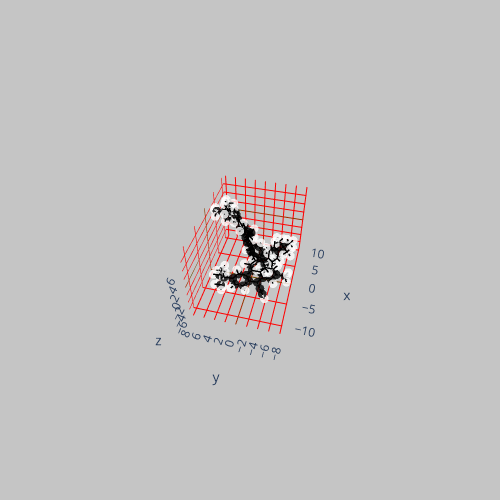

The cell this chart's notebook holds for it:
### Code cell
new_0 = new_0.align_to_plane(['C37','C21','C24'])
print(list_names[0])
new_0.show()

### Figure 1 — Plotly figure (JSON) as saved in the notebook; plotly's stock layout.template omitted (floating-point values rounded to 4 significant figures; data arrays with more than 128 entries replaced by an {"elided": "..."} marker saying what was removed)
{"data": [{"hoverinfo": "text", "marker": {"color": {"elided": "136 str values"}, "colorscale": [[0, "#440154"], [0.1111, "#482878"], [0.2222, "#3e4989"], [0.3333, "#31688e"], [0.4444, "#26828e"], [0.5556, "#1f9e89"], [0.6667, "#35b779"], [0.7778, "#6ece58"], [0.8889, "#b5de2b"], [1, "#fde725"]], "opacity": 0.8, "size": 3}, "mode": "markers", "text": {"elided": "136 str values"}, "type": "scatter3d", "x": {"elided": "136 float values"}, "y": {"elided": "136 float values"}, "z": {"elided": "136 float values"}}, {"line": {"color": "black", "width": 3}, "mode": "lines", "type": "scatter3d", "x": [-4.215, -5.429], "y": [-0.7629, -1.44], "z": [0.3014, 0.2785]}, {"line": {"color": "black", "width": 3}, "mode": "lines", "type": "scatter3d", "x": [-4.215, -4.182], "y": [-0.7629, 0.3176], "z": [0.3014, 0.3346]}, {"line": {"color": "black", "width": 3}, "mode": "lines", "type": "scatter3d", "x": [-4.215, -2.984], "y": [-0.7629, -1.437], "z": [0.3014, 0.2649]}, {"line": {"color": "black", "width": 3}, "mode": "lines", "type": "scatter3d", "x": [-1.628, -1.281], "y": [-3.537, -4.259], "z": [0.114, -1.027]}, {"line": {"color": "black", "width": 3}, "mode": "lines", "type": "scatter3d", "x": [-1.628, -0.7019], "y": [-3.537, -3.484], "z": [0.114, 1.159]}, {"line": {"color": "black", "width": 3}, "mode": "lines", "type": "scatter3d", "x": [-1.628, -2.937], "y": [-3.537, -2.834], "z": [0.114, 0.2064]}, {"line": {"color": "black", "width": 3}, "mode": "lines", "type": "scatter3d", "x": [-1.281, -1.977], "y": [-4.259, -4.311], "z": [-1.027, -1.858]}, {"line": {"color": "black", "width": 3}, "mode": "lines", "type": "scatter3d", "x": [-1.281, -0.05488], "y": [-4.259, -4.912], "z": [-1.027, -1.119]}, {"line": {"color": "black", "width": 3}, "mode": "lines", "type": "scatter3d", "x": [-0.05488, 0.1659], "y": [-4.912, -5.464], "z": [-1.119, -2.025]}, {"line": {"color": "black", "width": 3}, "mode": "lines", "type": "scatter3d", "x": [-0.05488, 0.8717], "y": [-4.912, -4.871], "z": [-1.119, -0.07598]}, {"line": {"color": "black", "width": 3}, "mode": "lines", "type": "scatter3d", "x": [0.8717, 0.5166], "y": [-4.871, -4.139], "z": [-0.07598, 1.062]}, {"line": {"color": "black", "width": 3}, "mode": "lines", "type": "scatter3d", "x": [0.8717, 2.219], "y": [-4.871, -5.601], "z": [-0.07598, -0.1268]}, {"line": {"color": "black", "width": 3}, "mode": "lines", "type": "scatter3d", "x": [-8.964, -8.875], "y": [4.436, 3.345], "z": [1.486, 1.488]}, {"line": {"color": "black", "width": 3}, "mode": "lines", "type": "scatter3d", "x": [0.5166, 1.203], "y": [-4.139, -4.078], "z": [1.062, 1.901]}, {"line": {"color": "black", "width": 3}, "mode": "lines", "type": "scatter3d", "x": [0.5166, -0.7019], "y": [-4.139, -3.484], "z": [1.062, 1.159]}, {"line": {"color": "black", "width": 3}, "mode": "lines", "type": "scatter3d", "x": [-0.7019, -0.943], "y": [-3.484, -2.926], "z": [1.159, 2.057]}, {"line": {"color": "black", "width": 3}, "mode": "lines", "type": "scatter3d", "x": [-8.004, -9.187], "y": [1.343, 0.5711], "z": [0.2609, 0.2649]}, {"line": {"color": "black", "width": 3}, "mode": "lines", "type": "scatter3d", "x": [-8.004, -6.8], "y": [1.343, 0.6638], "z": [0.2609, 0.2688]}, {"line": {"color": "black", "width": 3}, "mode": "lines", "type": "scatter3d", "x": [-8.004, -8.102], "y": [1.343, 2.871], "z": [0.2609, 0.2439]}, {"line": {"color": "black", "width": 3}, "mode": "lines", "type": "scatter3d", "x": [-5.429, -5.404], "y": [-1.44, -2.86], "z": [0.2785, 0.2551]}, {"line": {"color": "black", "width": 3}, "mode": "lines", "type": "scatter3d", "x": [-5.429, -6.713], "y": [-1.44, -0.7414], "z": [0.2785, 0.2782]}, {"line": {"color": "black", "width": 3}, "mode": "lines", "type": "scatter3d", "x": [-5.404, -6.622], "y": [-2.86, -3.613], "z": [0.2551, 0.2663]}, {"line": {"color": "black", "width": 3}, "mode": "lines", "type": "scatter3d", "x": [-5.404, -4.16], "y": [-2.86, -3.559], "z": [0.2551, 0.2261]}, {"line": {"color": "black", "width": 3}, "mode": "lines", "type": "scatter3d", "x": [-6.622, -7.869], "y": [-3.613, -2.925], "z": [0.2663, 0.2803]}, {"line": {"color": "black", "width": 3}, "mode": "lines", "type": "scatter3d", "x": [-6.622, -6.564], "y": [-3.613, -5.015], "z": [0.2663, 0.2675]}, {"line": {"color": "black", "width": 3}, "mode": "lines", "type": "scatter3d", "x": [-4.16, -4.172], "y": [-3.559, -4.98], "z": [0.2261, 0.2434]}, {"line": {"color": "black", "width": 3}, "mode": "lines", "type": "scatter3d", "x": [-4.16, -2.937], "y": [-3.559, -2.834], "z": [0.2261, 0.2064]}, {"line": {"color": "black", "width": 3}, "mode": "lines", "type": "scatter3d", "x": [-4.172, -5.349], "y": [-4.98, -5.703], "z": [0.2434, 0.2649]}, {"line": {"color": "black", "width": 3}, "mode": "lines", "type": "scatter3d", "x": [-4.172, -3.225], "y": [-4.98, -5.506], "z": [0.2434, 0.251]}, {"line": {"color": "black", "width": 3}, "mode": "lines", "type": "scatter3d", "x": [-2.937, -2.984], "y": [-2.834, -1.437], "z": [0.2064, 0.2649]}, {"line": {"color": "black", "width": 3}, "mode": "lines", "type": "scatter3d", "x": [-2.984, -1.785], "y": [-1.437, -0.6623], "z": [0.2649, 0.2556]}, {"line": {"color": "black", "width": 3}, "mode": "lines", "type": "scatter3d", "x": [-1.785, -0.7668], "y": [-0.6623, -0.005165], "z": [0.2556, 0.238]}, {"line": {"color": "black", "width": 3}, "mode": "lines", "type": "scatter3d", "x": [-8.942, -8.852], "y": [4.408, 3.318], "z": [-1.047, -1.024]}, {"line": {"color": "black", "width": 3}, "mode": "lines", "type": "scatter3d", "x": [-9.187, -9.143], "y": [0.5711, -0.7985], "z": [0.2649, 0.2736]}, {"line": {"color": "black", "width": 3}, "mode": "lines", "type": "scatter3d", "x": [-9.187, -10.15], "y": [0.5711, 1.064], "z": [0.2649, 0.2591]}, {"line": {"color": "black", "width": 3}, "mode": "lines", "type": "scatter3d", "x": [-9.143, -10.06], "y": [-0.7985, -1.374], "z": [0.2736, 0.2743]}, {"line": {"color": "black", "width": 3}, "mode": "lines", "type": "scatter3d", "x": [-9.143, -7.912], "y": [-0.7985, -1.493], "z": [0.2736, 0.2782]}, {"line": {"color": "black", "width": 3}, "mode": "lines", "type": "scatter3d", "x": [-7.912, -6.713], "y": [-1.493, -0.7414], "z": [0.2782, 0.2782]}, {"line": {"color": "black", "width": 3}, "mode": "lines", "type": "scatter3d", "x": [-7.912, -7.869], "y": [-1.493, -2.925], "z": [0.2782, 0.2803]}, {"line": {"color": "black", "width": 3}, "mode": "lines", "type": "scatter3d", "x": [-9.885, -8.875], "y": [2.929, 3.345], "z": [1.524, 1.488]}, {"line": {"color": "black", "width": 3}, "mode": "lines", "type": "scatter3d", "x": [-6.713, -6.8], "y": [-0.7414, 0.6638], "z": [0.2782, 0.2688]}, {"line": {"color": "black", "width": 3}, "mode": "lines", "type": "scatter3d", "x": [0.4168, 1.494], "y": [0.6792, 1.229], "z": [0.1936, 0.1258]}, {"line": {"color": "black", "width": 3}, "mode": "lines", "type": "scatter3d", "x": [0.4168, -0.7668], "y": [0.6792, -0.005165], "z": [0.1936, 0.238]}, {"line": {"color": "black", "width": 3}, "mode": "lines", "type": "scatter3d", "x": [-6.8, -5.884], "y": [0.6638, 1.236], "z": [0.2688, 0.2625]}, {"line": {"color": "black", "width": 3}, "mode": "lines", "type": "scatter3d", "x": [-7.869, -9.08], "y": [-2.925, -3.663], "z": [0.2803, 0.2918]}, {"line": {"color": "black", "width": 3}, "mode": "lines", "type": "scatter3d", "x": [-6.564, -5.349], "y": [-5.015, -5.703], "z": [0.2675, 0.2649]}, {"line": {"color": "black", "width": 3}, "mode": "lines", "type": "scatter3d", "x": [-6.564, -7.496], "y": [-5.015, -5.57], "z": [0.2675, 0.2784]}, {"line": {"color": "black", "width": 3}, "mode": "lines", "type": "scatter3d", "x": [-8.875, -8.358], "y": [3.345, 3.048], "z": [1.488, 2.405]}, {"line": {"color": "black", "width": 3}, "mode": "lines", "type": "scatter3d", "x": [-8.875, -8.102], "y": [3.345, 2.871], "z": [1.488, 0.2439]}, {"line": {"color": "black", "width": 3}, "mode": "lines", "type": "scatter3d", "x": [-9.08, -10.11], "y": [-3.663, -4.292], "z": [0.2918, 0.3016]}, {"line": {"color": "black", "width": 3}, "mode": "lines", "type": "scatter3d", "x": [-5.349, -5.337], "y": [-5.703, -7.209], "z": [0.2649, 0.2961]}, {"line": {"color": "black", "width": 3}, "mode": "lines", "type": "scatter3d", "x": [-5.337, -4.321], "y": [-7.209, -7.601], "z": [0.2961, 0.2245]}, {"line": {"color": "black", "width": 3}, "mode": "lines", "type": "scatter3d", "x": [-5.337, -5.779], "y": [-7.209, -7.587], "z": [0.2961, 1.224]}, {"line": {"color": "black", "width": 3}, "mode": "lines", "type": "scatter3d", "x": [-5.337, -5.92], "y": [-7.209, -7.625], "z": [0.2961, -0.5312]}, {"line": {"color": "black", "width": 3}, "mode": "lines", "type": "scatter3d", "x": [1.011, 1.695], "y": [-0.7626, -1.615], "z": [-6.563, -6.521]}, {"line": {"color": "black", "width": 3}, "mode": "lines", "type": "scatter3d", "x": [1.695, 1.329], "y": [-1.615, -2.366], "z": [-6.521, -7.227]}, {"line": {"color": "black", "width": 3}, "mode": "lines", "type": "scatter3d", "x": [1.695, 2.678], "y": [-1.615, -1.284], "z": [-6.521, -6.871]}, {"line": {"color": "black", "width": 3}, "mode": "lines", "type": "scatter3d", "x": [1.695, 1.765], "y": [-1.615, -2.22], "z": [-6.521, -5.114]}, {"line": {"color": "black", "width": 3}, "mode": "lines", "type": "scatter3d", "x": [2.343, 2.704], "y": [-4.169, -3.439], "z": [-5.894, -5.163]}, {"line": {"color": "black", "width": 3}, "mode": "lines", "type": "scatter3d", "x": [2.704, 2.768], "y": [-3.439, -3.941], "z": [-5.163, -4.195]}, {"line": {"color": "black", "width": 3}, "mode": "lines", "type": "scatter3d", "x": [2.704, 3.717], "y": [-3.439, -3.141], "z": [-5.163, -5.451]}, {"line": {"color": "black", "width": 3}, "mode": "lines", "type": "scatter3d", "x": [2.704, 1.765], "y": [-3.439, -2.22], "z": [-5.163, -5.114]}, {"line": {"color": "black", "width": 3}, "mode": "lines", "type": "scatter3d", "x": [0.3503, -0.03093], "y": [-2.678, -3.405], "z": [-4.717, -5.442]}, {"line": {"color": "black", "width": 3}, "mode": "lines", "type": "scatter3d", "x": [0.3503, 0.3356], "y": [-2.678, -3.147], "z": [-4.717, -3.73]}, {"line": {"color": "black", "width": 3}, "mode": "lines", "type": "scatter3d", "x": [0.3503, -0.3398], "y": [-2.678, -1.83], "z": [-4.717, -4.691]}, {"line": {"color": "black", "width": 3}, "mode": "lines", "type": "scatter3d", "x": [0.3503, 1.765], "y": [-2.678, -2.22], "z": [-4.717, -5.114]}, {"line": {"color": "black", "width": 3}, "mode": "lines", "type": "scatter3d", "x": [9.014, 8.077], "y": [1.727, 2.115], "z": [-2.835, -3.246]}, {"line": {"color": "black", "width": 3}, "mode": "lines", "type": "scatter3d", "x": [8.326, 8.077], "y": [3.001, 2.115], "z": [-3.838, -3.246]}, {"line": {"color": "black", "width": 3}, "mode": "lines", "type": "scatter3d", "x": [7.669, 8.077], "y": [1.362, 2.115], "z": [-3.924, -3.246]}, {"line": {"color": "black", "width": 3}, "mode": "lines", "type": "scatter3d", "x": [2.219, 3.368], "y": [-5.601, -4.594], "z": [-0.1268, 0.05865]}, {"line": {"color": "black", "width": 3}, "mode": "lines", "type": "scatter3d", "x": [2.219, 2.271], "y": [-5.601, -6.642], "z": [-0.1268, 1.007]}, {"line": {"color": "black", "width": 3}, "mode": "lines", "type": "scatter3d", "x": [2.219, 2.434], "y": [-5.601, -6.334], "z": [-0.1268, -1.457]}, {"line": {"color": "black", "width": 3}, "mode": "lines", "type": "scatter3d", "x": [3.368, 3.289], "y": [-4.594, -4.056], "z": [0.05865, 1.007]}, {"line": {"color": "black", "width": 3}, "mode": "lines", "type": "scatter3d", "x": [3.368, 4.331], "y": [-4.594, -5.113], "z": [0.05865, 0.05085]}, {"line": {"color": "black", "width": 3}, "mode": "lines", "type": "scatter3d", "x": [3.368, 3.38], "y": [-4.594, -3.853], "z": [0.05865, -0.7464]}, {"line": {"color": "black", "width": 3}, "mode": "lines", "type": "scatter3d", "x": [2.271, 3.226], "y": [-6.642, -7.176], "z": [1.007, 0.9903]}, {"line": {"color": "black", "width": 3}, "mode": "lines", "type": "scatter3d", "x": [2.271, 2.166], "y": [-6.642, -6.176], "z": [1.007, 1.99]}, {"line": {"color": "black", "width": 3}, "mode": "lines", "type": "scatter3d", "x": [2.271, 1.468], "y": [-6.642, -7.377], "z": [1.007, 0.8991]}, {"line": {"color": "black", "width": 3}, "mode": "lines", "type": "scatter3d", "x": [2.434, 3.406], "y": [-6.334, -6.834], "z": [-1.457, -1.447]}, {"line": {"color": "black", "width": 3}, "mode": "lines", "type": "scatter3d", "x": [2.434, 1.671], "y": [-6.334, -7.1], "z": [-1.457, -1.628]}, {"line": {"color": "black", "width": 3}, "mode": "lines", "type": "scatter3d", "x": [2.434, 2.425], "y": [-6.334, -5.648], "z": [-1.457, -2.308]}, {"line": {"color": "black", "width": 3}, "mode": "lines", "type": "scatter3d", "x": [-8.319, -8.852], "y": [3.002, 3.318], "z": [-1.925, -1.024]}, {"line": {"color": "black", "width": 3}, "mode": "lines", "type": "scatter3d", "x": [-8.102, -6.726], "y": [2.871, 3.546], "z": [0.2439, 0.2494]}, {"line": {"color": "black", "width": 3}, "mode": "lines", "type": "scatter3d", "x": [-8.102, -8.852], "y": [2.871, 3.318], "z": [0.2439, -1.024]}, {"line": {"color": "black", "width": 3}, "mode": "lines", "type": "scatter3d", "x": [-6.726, -6.152], "y": [3.546, 3.292], "z": [0.2494, 1.146]}, {"line": {"color": "black", "width": 3}, "mode": "lines", "type": "scatter3d", "x": [-6.726, -6.133], "y": [3.546, 3.272], "z": [0.2494, -0.628]}, {"line": {"color": "black", "width": 3}, "mode": "lines", "type": "scatter3d", "x": [-6.726, -6.85], "y": [3.546, 4.633], "z": [0.2494, 0.2355]}, {"line": {"color": "black", "width": 3}, "mode": "lines", "type": "scatter3d", "x": [-8.852, -9.861], "y": [3.318, 2.9], "z": [-1.024, -1.069]}, {"line": {"color": "black", "width": 3}, "mode": "lines", "type": "scatter3d", "x": [-11.02, -10.11], "y": [-4.847, -4.292], "z": [0.3101, 0.3016]}, {"line": {"color": "black", "width": 3}, "mode": "lines", "type": "scatter3d", "x": [9.312, 10.27], "y": [5.81, 6.28], "z": [0.768, 0.7215]}, {"line": {"color": "black", "width": 3}, "mode": "lines", "type": "scatter3d", "x": [9.312, 8.23], "y": [5.81, 5.277], "z": [0.768, 0.8217]}, {"line": {"color": "black", "width": 3}, "mode": "lines", "type": "scatter3d", "x": [2.449, 3.092], "y": [7.717, 7.438], "z": [6.084, 5.243]}, {"line": {"color": "black", "width": 3}, "mode": "lines", "type": "scatter3d", "x": [3.164, 4.398], "y": [2.751, 3.391], "z": [1.031, 1.012]}, {"line": {"color": "black", "width": 3}, "mode": "lines", "type": "scatter3d", "x": [3.164, 2.45], "y": [2.751, 2.947], "z": [1.031, 1.818]}, {"line": {"color": "black", "width": 3}, "mode": "lines", "type": "scatter3d", "x": [3.164, 2.783], "y": [2.751, 1.837], "z": [1.031, 0.0357]}, {"line": {"color": "black", "width": 3}, "mode": "lines", "type": "scatter3d", "x": [3.207, 2.886], "y": [0.5818, -0.7411], "z": [-2.084, -1.768]}, {"line": {"color": "black", "width": 3}, "mode": "lines", "type": "scatter3d", "x": [3.207, 3.059], "y": [0.5818, 0.986], "z": [-2.084, -3.41]}, {"line": {"color": "black", "width": 3}, "mode": "lines", "type": "scatter3d", "x": [3.207, 3.644], "y": [0.5818, 1.534], "z": [-2.084, -1.027]}, {"line": {"color": "black", "width": 3}, "mode": "lines", "type": "scatter3d", "x": [2.886, 2.983], "y": [-0.7411, -1.084], "z": [-1.768, -0.743]}, {"line": {"color": "black", "width": 3}, "mode": "lines", "type": "scatter3d", "x": [2.886, 2.431], "y": [-0.7411, -1.615], "z": [-1.768, -2.741]}, {"line": {"color": "black", "width": 3}, "mode": "lines", "type": "scatter3d", "x": [2.431, 2.171], "y": [-1.615, -2.626], "z": [-2.741, -2.445]}, {"line": {"color": "black", "width": 3}, "mode": "lines", "type": "scatter3d", "x": [2.431, 2.282], "y": [-1.615, -1.219], "z": [-2.741, -4.075]}, {"line": {"color": "black", "width": 3}, "mode": "lines", "type": "scatter3d", "x": [2.282, 2.608], "y": [-1.219, 0.1011], "z": [-4.075, -4.385]}, {"line": {"color": "black", "width": 3}, "mode": "lines", "type": "scatter3d", "x": [2.282, 1.765], "y": [-1.219, -2.22], "z": [-4.075, -5.114]}, {"line": {"color": "black", "width": 3}, "mode": "lines", "type": "scatter3d", "x": [1.506, 2.087], "y": [5.381, 5.16], "z": [4.365, 5.265]}, {"line": {"color": "black", "width": 3}, "mode": "lines", "type": "scatter3d", "x": [2.608, 2.504], "y": [0.1011, 0.4652], "z": [-4.385, -5.4]}, {"line": {"color": "black", "width": 3}, "mode": "lines", "type": "scatter3d", "x": [2.608, 3.059], "y": [0.1011, 0.986], "z": [-4.385, -3.41]}, {"line": {"color": "black", "width": 3}, "mode": "lines", "type": "scatter3d", "x": [3.059, 3.286], "y": [0.986, 2.012], "z": [-3.41, -3.684]}, {"line": {"color": "black", "width": 3}, "mode": "lines", "type": "scatter3d", "x": [4.321, 5.591], "y": [5.573, 6.182], "z": [4.114, 4.006]}, {"line": {"color": "black", "width": 3}, "mode": "lines", "type": "scatter3d", "x": [4.321, 3.96], "y": [5.573, 4.672], "z": [4.114, 3.128]}, {"line": {"color": "black", "width": 3}, "mode": "lines", "type": "scatter3d", "x": [4.321, 3.411], "y": [5.573, 5.932], "z": [4.114, 5.292]}, {"line": {"color": "black", "width": 3}, "mode": "lines", "type": "scatter3d", "x": [4.398, 5.292], "y": [3.391, 3.092], "z": [1.012, -0.051]}, {"line": {"color": "black", "width": 3}, "mode": "lines", "type": "scatter3d", "x": [4.398, 4.799], "y": [3.391, 4.346], "z": [1.012, 2.045]}, {"line": {"color": "black", "width": 3}, "mode": "lines", "type": "scatter3d", "x": [5.292, 6.581], "y": [3.092, 3.714], "z": [-0.051, -0.1188]}, {"line": {"color": "black", "width": 3}, "mode": "lines", "type": "scatter3d", "x": [5.292, 4.921], "y": [3.092, 2.159], "z": [-0.051, -1.066]}, {"line": {"color": "black", "width": 3}, "mode": "lines", "type": "scatter3d", "x": [6.581, 6.958], "y": [3.714, 4.651], "z": [-0.1188, 0.8848]}, {"line": {"color": "black", "width": 3}, "mode": "lines", "type": "scatter3d", "x": [6.581, 7.449], "y": [3.714, 3.384], "z": [-0.1188, -1.17]}, {"line": {"color": "black", "width": 3}, "mode": "lines", "type": "scatter3d", "x": [4.921, 5.858], "y": [2.159, 1.852], "z": [-1.066, -2.089]}, {"line": {"color": "black", "width": 3}, "mode": "lines", "type": "scatter3d", "x": [4.921, 3.644], "y": [2.159, 1.534], "z": [-1.066, -1.027]}, {"line": {"color": "black", "width": 3}, "mode": "lines", "type": "scatter3d", "x": [5.858, 7.101], "y": [1.852, 2.452], "z": [-2.089, -2.15]}, {"line": {"color": "black", "width": 3}, "mode": "lines", "type": "scatter3d", "x": [5.858, 5.587], "y": [1.852, 1.117], "z": [-2.089, -2.836]}, {"line": {"color": "black", "width": 3}, "mode": "lines", "type": "scatter3d", "x": [3.644, 2.783], "y": [1.534, 1.837], "z": [-1.027, 0.0357]}, {"line": {"color": "black", "width": 3}, "mode": "lines", "type": "scatter3d", "x": [2.783, 1.494], "y": [1.837, 1.229], "z": [0.0357, 0.1258]}, {"line": {"color": "black", "width": 3}, "mode": "lines", "type": "scatter3d", "x": [3.997, 3.092], "y": [8.048, 7.438], "z": [5.299, 5.243]}, {"line": {"color": "black", "width": 3}, "mode": "lines", "type": "scatter3d", "x": [5.591, 6.435], "y": [6.182, 5.887], "z": [4.006, 2.968]}, {"line": {"color": "black", "width": 3}, "mode": "lines", "type": "scatter3d", "x": [5.591, 5.912], "y": [6.182, 6.898], "z": [4.006, 4.755]}, {"line": {"color": "black", "width": 3}, "mode": "lines", "type": "scatter3d", "x": [6.435, 7.407], "y": [5.887, 6.363], "z": [2.968, 2.904]}, {"line": {"color": "black", "width": 3}, "mode": "lines", "type": "scatter3d", "x": [6.435, 6.069], "y": [5.887, 4.964], "z": [2.968, 1.963]}, {"line": {"color": "black", "width": 3}, "mode": "lines", "type": "scatter3d", "x": [6.069, 4.799], "y": [4.964, 4.346], "z": [1.963, 2.045]}, {"line": {"color": "black", "width": 3}, "mode": "lines", "type": "scatter3d", "x": [6.069, 6.958], "y": [4.964, 4.651], "z": [1.963, 0.8848]}, {"line": {"color": "black", "width": 3}, "mode": "lines", "type": "scatter3d", "x": [2.245, 2.087], "y": [4.079, 5.16], "z": [5.316, 5.265]}, {"line": {"color": "black", "width": 3}, "mode": "lines", "type": "scatter3d", "x": [4.799, 3.96], "y": [4.346, 4.672], "z": [2.045, 3.128]}, {"line": {"color": "black", "width": 3}, "mode": "lines", "type": "scatter3d", "x": [3.96, 2.993], "y": [4.672, 4.197], "z": [3.128, 3.193]}, {"line": {"color": "black", "width": 3}, "mode": "lines", "type": "scatter3d", "x": [6.958, 8.23], "y": [4.651, 5.277], "z": [0.8848, 0.8217]}, {"line": {"color": "black", "width": 3}, "mode": "lines", "type": "scatter3d", "x": [7.449, 7.101], "y": [3.384, 2.452], "z": [-1.17, -2.15]}, {"line": {"color": "black", "width": 3}, "mode": "lines", "type": "scatter3d", "x": [7.449, 8.421], "y": [3.384, 3.865], "z": [-1.17, -1.207]}, {"line": {"color": "black", "width": 3}, "mode": "lines", "type": "scatter3d", "x": [2.087, 3.411], "y": [5.16, 5.932], "z": [5.265, 5.292]}, {"line": {"color": "black", "width": 3}, "mode": "lines", "type": "scatter3d", "x": [2.087, 1.478], "y": [5.16, 5.446], "z": [5.265, 6.128]}, {"line": {"color": "black", "width": 3}, "mode": "lines", "type": "scatter3d", "x": [7.101, 8.077], "y": [2.452, 2.115], "z": [-2.15, -3.246]}, {"line": {"color": "black", "width": 3}, "mode": "lines", "type": "scatter3d", "x": [4.131, 3.411], "y": [5.605, 5.932], "z": [6.613, 5.292]}, {"line": {"color": "black", "width": 3}, "mode": "lines", "type": "scatter3d", "x": [4.131, 4.365], "y": [5.605, 4.539], "z": [6.613, 6.679]}, {"line": {"color": "black", "width": 3}, "mode": "lines", "type": "scatter3d", "x": [4.131, 5.068], "y": [5.605, 6.159], "z": [6.613, 6.716]}, {"line": {"color": "black", "width": 3}, "mode": "lines", "type": "scatter3d", "x": [4.131, 3.496], "y": [5.605, 5.867], "z": [6.613, 7.466]}, {"line": {"color": "black", "width": 3}, "mode": "lines", "type": "scatter3d", "x": [3.411, 3.092], "y": [5.932, 7.438], "z": [5.292, 5.243]}, {"line": {"color": "black", "width": 3}, "mode": "lines", "type": "scatter3d", "x": [3.092, 2.572], "y": [7.438, 7.696], "z": [5.243, 4.316]}], "layout": {"autosize": false, "height": 500, "margin": {"b": 100, "l": 50, "pad": 10, "r": 50, "t": 100}, "paper_bgcolor": "rgba(140,140,140,0.5)", "plot_bgcolor": "rgba(0,100,140,0.5)", "scene": {"aspectmode": "data", "aspectratio": {"x": 1.253, "y": 0.9226, "z": 0.8649}, "camera": {"center": {"x": 0, "y": 0, "z": 0}, "eye": {"x": -2.596, "y": -0.6541, "z": 2.579}, "projection": {"type": "perspective"}, "up": {"x": 0, "y": 0, "z": 1}}, "xaxis": {"gridcolor": "red", "showbackground": false, "showgrid": true, "type": "linear", "zeroline": true, "zerolinecolor": "green"}, "yaxis": {"gridcolor": "red", "showbackground": false, "showgrid": true, "type": "linear", "zeroline": true, "zerolinecolor": "green"}, "zaxis": {"gridcolor": "red", "showbackground": false, "showgrid": true, "type": "linear", "zeroline": true, "zerolinecolor": "green"}}, "showlegend": false, "width": 500}}
